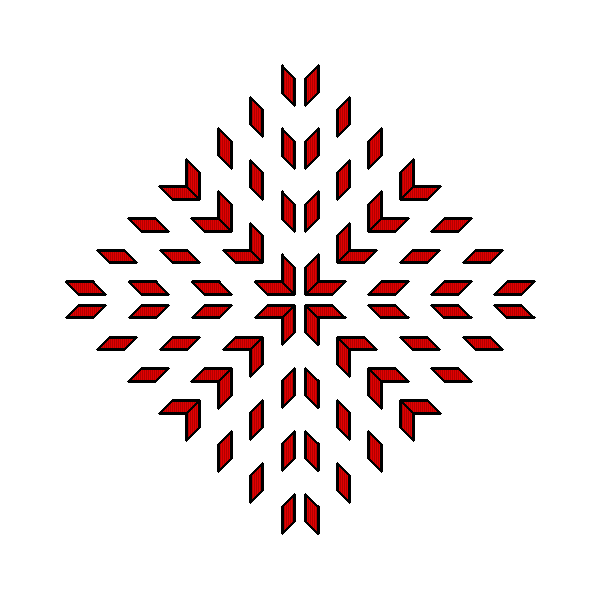
#> input picture Phase_2/motif_1_filled.png, 600 x 600 px
$ python -i motif_simulation_by_region.py   (imports and definitions only)
#> lines starting #> are read from the running program, lines starting #| are printed output that depends on the picture
import taichi as ti
import numpy as np
import cv2
from PIL import Image
import os

# [1 line not run here, left out]
RES = (800, 600)
grid_cols = 200
grid_rows = 200

TOTAL_SIZE = (12 - 1) * 0.25
spacing = TOTAL_SIZE / (grid_cols - 1)

num_triangles = (grid_rows - 1) * (grid_cols - 1) * 2
num_vertices = grid_rows * grid_cols

# Constants
motifs = {
    "1": "motif_1_filled.png",
    "2": "motif_2_filled.png",
    "3": "motif_3_filled.png",
    "4": "motif_4_filled.png"
}
MOTIF_PATH = os.path.join(os.path.dirname(os.path.abspath(__file__)), motifs["2"])
USE_DISPLACEMENT = True   # displays flat image when set to False
HEIGHT_SCALE = 0.05  # scales the height displacement

RIDGE_MASK_THRESHOLD = 0.5 #to identify red regions
RIDGE_AMPLITUDE = 0.8  # max height of stitch
RIDGE_ROUNDNESS = 1.4  # >1 = flatter crown, <1 = sharper crown
RIDGE_HEIGHT_JITTER = 0.3  # randomheight variance in stitcehs
RIDGE_DIST_BLUR = 0.7  # gaussian blur on the distance map
RIDGE_NOISE_AMP = 0.04 # thread surface noise on top of the ridge
RIDGE_NOISE_SCALE = 60 # lower = coarser noise patches, higher = finer grain
RIDGE_SEED = 1


RIDGE_LINE_FREQUENCY = 5.0  # Adjusts the width/spacing of the vertical lines
RIDGE_LINE_AMP = 0.3  # Depth of the vertical line carvings (0.0 to 1.0)

RED_GAIN = 2.0
RED_BASE_HEIGHT = 0.0  # keep at/near 0 so only stitches are raised (motif is flat)

DISPLACEMENT_MAP_OUT = "displacement_map.png"

# [1 line that did not run here, left out]
# [1 line that did not run here, left out]
# [1 line that did not run here, left out]
# [1 line that did not run here, left out]
# [1 line that did not run here, left out]

k = 512
# [1 line that did not run here, left out]
# [1 line that did not run here, left out]

# [1 line that did not run here, left out]


# [129 lines left out: functions build_indices, build_uvs, load_texture, sample_vertex_colors, smooth_random_field, build_red_mask and 3 more, not called in this run]


def generate_heightmap_array(image_path, size=512):
#> called with image_path = 'motif_1_filled.png', size = 512
    motif_img = Image.open(image_path).convert("RGB").resize((size, size), Image.BILINEAR)
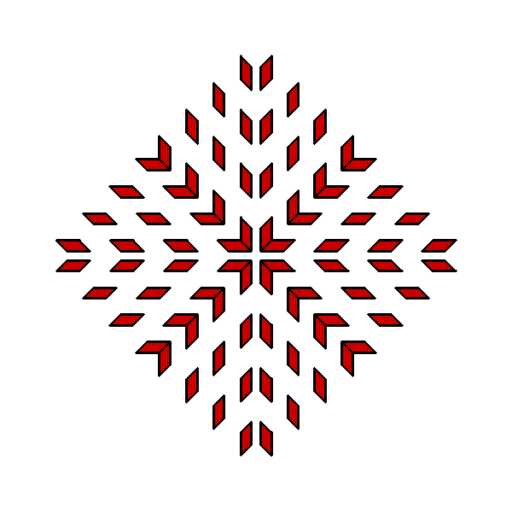
#> motif_img: PIL image 512x512 RGB; mean R, G, B 239.6, 229.3, 229.3
    motif_np = np.asarray(motif_img).astype(np.float32) / 255.0
    motif_np = np.flipud(motif_np)
#> (the run stopped early here; a loop or call above may not have finished)
